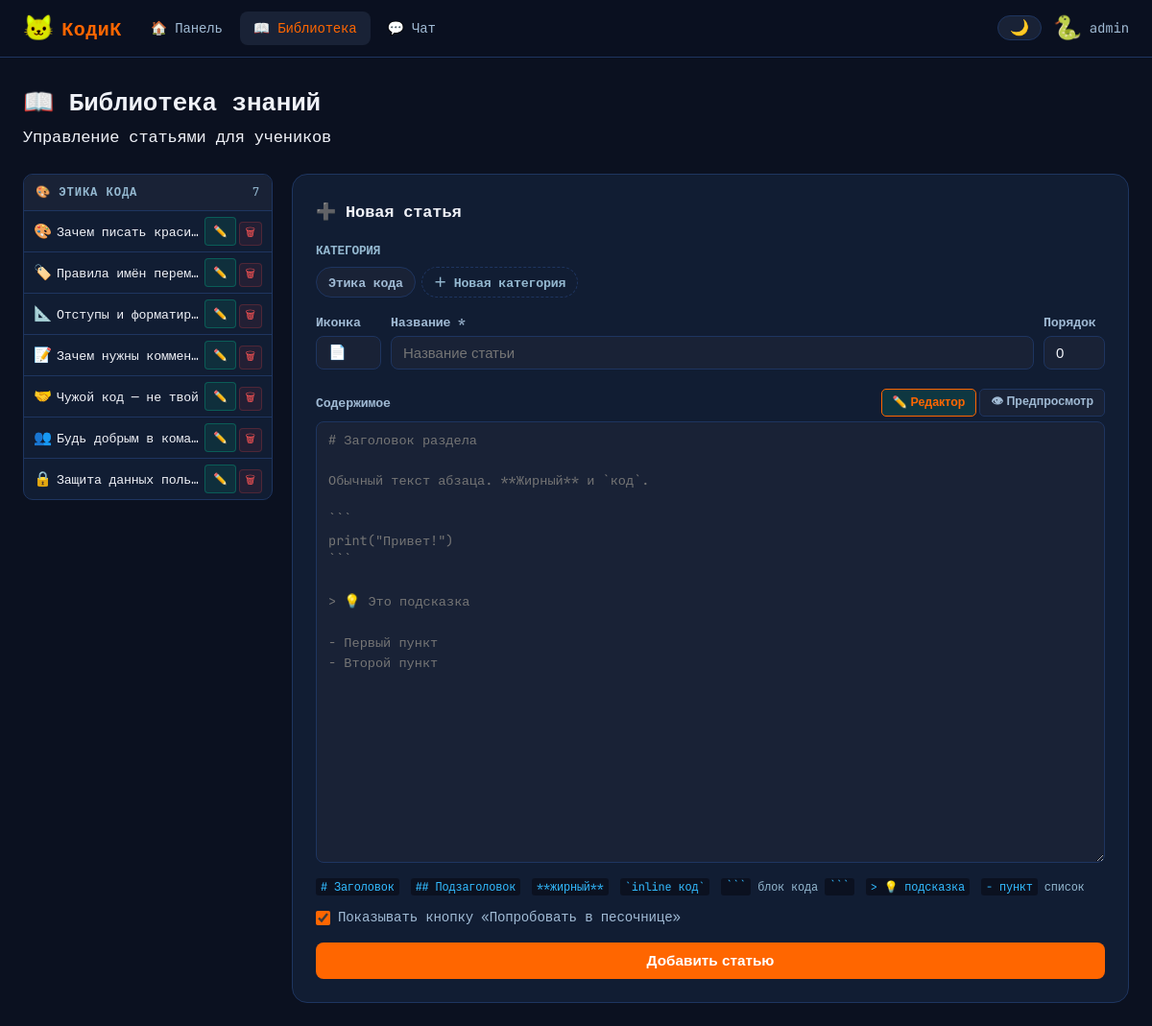
Page /admin/library (signed in) on the committed database.
### models.py (models this page shows, shortened)
class User(UserMixin, db.Model):
    id = db.Column(db.Integer, primary_key=True)
    username = db.Column(db.String(80), unique=True, nullable=False)
    email = db.Column(db.String(120), unique=True, nullable=False)
    password_hash = db.Column(db.String(255), nullable=False)
    role = db.Column(db.String(20), nullable=False)  # admin, teacher, student, parent
    xp = db.Column(db.Integer, default=0)
    total_xp = db.Column(db.Integer, default=0)
    level = db.Column(db.Integer, default=1)
    avatar_emoji = db.Column(db.String(10), default='🐱')
    difficulty = db.Column(db.String(10), default='easy')
    created_at = db.Column(db.DateTime, default=datetime.utcnow)
    parent_id = db.Column(db.Integer, db.ForeignKey('user.id'), nullable=True)
    streak = db.Column(db.Integer, default=0)
    last_activity_date = db.Column(db.Date, nullable=True)
    last_login_bonus_date = db.Column(db.Date, nullable=True)
    sent_messages = db.relationship('Message', foreign_keys='Message.sender_id', backref='sender', lazy=True)
    received_messages = db.relationship('Message', foreign_keys='Message.receiver_id', backref='receiver', lazy=True)
    user_progress = db.relationship('UserProgress', backref='user', lazy=True)
    user_achievements = db.relationship('UserAchievement', backref='user', lazy=True)
    user_avatars = db.relationship('UserAvatar', backref='user', lazy=True)
    submissions = db.relationship('Submission', foreign_keys='Submission.student_id', backref='student', lazy=True)

class LibraryArticle(db.Model):
    id = db.Column(db.Integer, primary_key=True)
    title = db.Column(db.String(200), nullable=False)
    content = db.Column(db.Text, default='')
    icon = db.Column(db.String(10), default='📄')
    category = db.Column(db.String(100), default='Общее')
    order = db.Column(db.Integer, default=0)
    has_sandbox = db.Column(db.Boolean, default=True)
    created_at = db.Column(db.DateTime, default=datetime.utcnow)

### app.py (the view)
@app.route('/admin/library')
@login_required
@role_required('admin')
def admin_library():
    articles = LibraryArticle.query.order_by(LibraryArticle.category, LibraryArticle.order).all()
    categories = {}
    for a in articles:
        categories.setdefault(a.category, []).append(a)
    return render_template('admin/library.html', articles=articles, categories=categories)

### app.py (called while the page is built, shortened)
@app.before_request
def check_daily_login_bonus():
    if not current_user.is_authenticated or current_user.role != 'student':
        return
    if request.path.startswith('/api/'):
        return
    bonus = _grant_daily_login_bonus(current_user)
    if bonus:
        flash(f'Бонус за ежедневный вход: +{bonus} XP!', 'success')

@app.context_processor
def inject_nav_counts():
    counts = {'nav_unread_msgs': 0, 'nav_pending_assignments': 0,
              'nav_rank_icon': '', 'nav_rank_label': ''}
    if current_user.is_authenticated:
        counts['nav_unread_msgs'] = Message.query.filter_by(
            receiver_id=current_user.id, read=False).count()
    return counts

@login_manager.user_loader
def load_user(user_id):
    return User.query.get(int(user_id))

def role_required(*roles):
    def decorator(f):
        @wraps(f)
        def decorated(*args, **kwargs):
            if not current_user.is_authenticated or current_user.role not in roles:
                flash('Доступ запрещён', 'danger')
                return redirect(url_for('dashboard'))
            return f(*args, **kwargs)
        return decorated
    return decorator

### templates/admin/library.html (shortened to what this page needs)
{% extends 'base.html' %}
{% block content %}
<div class="page-admin">
  <div class="page-header">
    <h1>📖 Библиотека знаний</h1>
    <p>Управление статьями для учеников</p>
  </div>
  <div class="lib-admin-layout">
    <div class="lib-articles-panel">
      {% if categories %}
        {% for cat_name, cat_articles in categories.items() %}
        <div class="lib-cat-block">
          <div class="lib-cat-title">
            {{ cat_articles[0].icon if cat_articles else '📚' }}
            {{ cat_name }}
            <span style="margin-left:auto;font-weight:400;">{{ cat_articles|length }}</span>
          </div>
          {% for article in cat_articles %}
          <div class="lib-article-row">
            <div class="lib-article-row-icon">{{ article.icon }}</div>
            <div class="lib-article-row-title" title="{{ article.title }}">{{ article.title }}</div>
            <div class="lib-article-row-actions">
              <button class="lib-btn-edit" onclick="startEdit({{ article.id }})">✏️</button>
              <form method="POST" action="{{ url_for('admin_library_delete', article_id=article.id) }}"
                    onsubmit="return confirm('Удалить «{{ article.title }}»?');" style="margin:0;">
                <button type="submit" class="lib-btn-del">🗑</button>
              </form>
            </div>
          </div>
          {% endfor %}
        </div>
        {% endfor %}
      {% else %}
        <div class="lib-cat-block">
          <div class="empty-lib">Статей пока нет.</div>
        </div>
      {% endif %}
    </div>
    <div class="lib-form-card">
      <h3 id="formTitle">➕ Новая статья</h3>
      <div style="margin: 10px 0 4px;">
        <span style="font-size:.75rem;color:var(--text-muted);font-weight:600;">КАТЕГОРИЯ</span>
      </div>
      <div class="lib-cat-chips" id="catChips">
        {% for cat in categories.keys() %}
        <span class="lib-cat-chip" onclick="pickCategory('{{ cat }}')">{{ cat }}</span>
        {% endfor %}
        <span class="lib-cat-new-chip" onclick="showNewCat()">＋ Новая категория</span>
      </div>
      <form method="POST" id="articleForm" action="{{ url_for('admin_library_add') }}">
        <div class="lib-top-row">
          <div class="lib-field">
            <label>Иконка</label>
            <input name="icon" id="f_icon" value="📄" maxlength="5">
          </div>
          <div class="lib-field">
            <label>Название *</label>
            <input name="title" id="f_title" required placeholder="Название статьи">
          </div>
          <div class="lib-field">
            <label>Порядок</label>
            <input name="order" id="f_order" type="number" value="0">
          </div>
        </div>
        <div class="lib-field">
          <div class="lib-editor-header">
            <label style="margin-bottom:0;">Содержимое</label>
            <div class="lib-editor-tabs">
              <button type="button" class="lib-tab active" id="tabWrite" onclick="setTab('write')">✏️ Редактор</button>
              <button type="button" class="lib-tab" id="tabPreview" onclick="setTab('preview')">👁 Предпросмотр</button>
            </div>
          </div>
          <textarea id="f_source"></textarea>
          <div class="lib-syntax-hint">
            <span><code># Заголовок</code></span>
            <span><code>## Подзаголовок</code></span>
            <span><code>**жирный**</code></span>
            <span><code>`inline код`</code></span>
            <span><code>```</code> блок кода <code>```</code></span>
            <span><code>> 💡 подсказка</code></span>
            <span><code>- пункт</code> список</span>
          </div>
        </div>
        <div class="lib-sandbox-row">
          <input type="checkbox" name="has_sandbox" id="f_sandbox" checked>
          <label for="f_sandbox">Показывать кнопку «Попробовать в песочнице»</label>
        </div>
        <div class="lib-actions">
          <button type="submit" class="lib-btn-submit" id="formSubmitBtn">Добавить статью</button>
        </div>
      </form>
    </div>
  </div>
</div>
{% endblock %}

### templates/base.html (shortened to what this page needs)
<!DOCTYPE html>
<html lang="ru">
<head>
  <link rel="stylesheet" href="{{ url_for('static', filename='css/main.css') }}">
</head>
<body class="role-{{ current_user.role if current_user.is_authenticated else 'guest' }}" id="mainBody">
{% if current_user.is_authenticated %}
<nav class="navbar">
  <a class="nav-brand" href="{{ url_for('student_dashboard') if current_user.role == 'student' else url_for('teacher_dashboard') if current_user.role == 'teacher' else url_for('admin_dashboard') }}" style="text-decoration:none;">
    <span class="brand-icon">🐱</span>
    <span class="brand-name">КодиК</span>
  </a>
  <div class="nav-links">
    {% if current_user.role == 'student' %}
      <a href="{{ url_for('student_dashboard') }}" class="nav-link {% if request.endpoint == 'student_dashboard' %}active{% endif %}">🏠 Главная</a>
      <a href="{{ url_for('student_levelmap') }}" class="nav-link {% if request.endpoint == 'student_levelmap' %}active{% endif %}">🗺️ Карта</a>
      <a href="{{ url_for('student_library') }}" class="nav-link {% if request.endpoint == 'student_library' %}active{% endif %}">📖 Библиотека</a>
      <a href="{{ url_for('student_assignments') }}" class="nav-link {% if request.endpoint == 'student_assignments' %}active{% endif %}">
        📝 Задания{% if nav_pending_assignments > 0 %}<span class="nav-badge">{{ nav_pending_assignments }}</span>{% endif %}
      </a>
      <a href="{{ url_for('student_chat') }}" class="nav-link {% if request.endpoint == 'student_chat' %}active{% endif %}">
        💬 Чат{% if nav_unread_msgs > 0 %}<span class="nav-badge">{{ nav_unread_msgs }}</span>{% endif %}
      </a>
      <a href="{{ url_for('student_sandbox') }}" class="nav-link {% if request.endpoint == 'student_sandbox' %}active{% endif %}">🧪 Песочница</a>
      <a href="{{ url_for('student_battlepass') }}" class="nav-link {% if request.endpoint == 'student_battlepass' %}active{% endif %}">🏆 Ранги</a>
      <a href="{{ url_for('student_shop') }}" class="nav-link {% if request.endpoint == 'student_shop' %}active{% endif %}">🛒 Магазин</a>
    {% elif current_user.role == 'admin' %}
      <a href="{{ url_for('admin_dashboard') }}" class="nav-link {% if request.endpoint == 'admin_dashboard' %}active{% endif %}">🏠 Панель</a>
      <a href="{{ url_for('admin_library') }}" class="nav-link {% if request.endpoint == 'admin_library' %}active{% endif %}">📖 Библиотека</a>
      <a href="{{ url_for('admin_chat') }}" class="nav-link {% if request.endpoint == 'admin_chat' %}active{% endif %}">💬 Чат{% if nav_unread_msgs > 0 %}<span class="nav-badge">{{ nav_unread_msgs }}</span>{% endif %}</a>
    {% endif %}
  </div>
  <div class="nav-user">
    <button class="theme-toggle" onclick="toggleTheme()" title="Сменить тему" id="themeBtn">🌙</button>
    <div class="user-menu">
      <span class="user-avatar">{{ current_user.avatar_emoji }}</span>
      <span class="user-name">{{ current_user.username }}</span>
    </div>
  </div>
</nav>
{% endif %}
<main class="main-content">
  {% block content %}{% endblock %}
</main>
</body>
</html>

### static/css/main.css (style rules this page uses)
*, *::before, *::after { box-sizing: border-box; margin: 0; padding: 0; }
:root { --bg-base: #0B1120; --bg-card: #111D33; --bg-elevated: #192236; --border: #1E3560; --text-primary: #F0F2F8; --text-secondary:#A0BAD4; --text-muted: #94B8D0; --accent-green: #FF6600; --accent-blue: #33BBFF; --accent-purple: #BC8CFF; --accent-orange: #FFD700; --accent-red: #FF4757; --accent-yellow: #FFC107; --student-color: #FF6600; --teacher-color: #33BBFF; --admin-color: #BC8CFF; --parent-color: #FF69B4; --radius-sm: 8px; --radius-md: 12px; --radius-lg: 20px; --radius-xl: 28px; --shadow: 0 4px 24px rgba(0,0,0,.5); --shadow-glow-green: 0 0 24px rgba(255,102,0,.4); --shadow-glow-blue: 0 0 20px rgba(51,187,255,.3); --font: 'JetBrains Mono', 'Fira Code', 'Consolas', monospace; }
html { font-size: 17px; }
body { background: var(--bg-base); color: var(--text-primary); font-family: var(--font); line-height: 1.7; letter-spacing: -0.01em; min-height: 100vh; }
a { color: var(--accent-blue); text-decoration: none; }
.navbar { display: flex; align-items: center; gap: 16px; padding: 0 24px; height: 60px; background: rgba(11,17,32,.97); border-bottom: 1px solid var(--border); position: sticky; top: 0; z-index: 100; backdrop-filter: blur(12px); transition: background .25s, border-color .25s; }
.nav-brand { display: flex; align-items: center; gap: 8px; }
.brand-icon { font-size: 26px; filter: sepia(1) saturate(5) hue-rotate(10deg); }
.brand-name { font-size: 20px; font-weight: 800; color: var(--accent-green); letter-spacing: .5px; }
.theme-toggle { background: var(--bg-elevated); border: 1px solid var(--border); border-radius: 20px; padding: 4px 12px; cursor: pointer; font-size: 16px; color: var(--text-secondary); transition: all .2s; display: inline-flex; align-items: center; justify-content: center; line-height: 1; }
.nav-links { display: flex; gap: 4px; flex: 1; }
.nav-link { display: inline-flex; align-items: center; gap: 5px; padding: 6px 14px; border-radius: var(--radius-sm); color: var(--text-secondary); font-size: 14px; transition: all .2s; }
.nav-link.active { background: var(--bg-elevated); color: var(--accent-green); }
.nav-user { display: flex; align-items: center; gap: 12px; margin-left: auto; flex-shrink: 0; }
.user-menu { position: relative; cursor: pointer; display: flex; align-items: center; gap: 8px; }
.user-avatar { font-size: 24px; }
.user-name { font-size: 14px; color: var(--text-secondary); }
.main-content { padding: 24px; max-width: 1400px; margin: 0 auto; }
.page-header { margin-bottom: 24px; }
.page-header h1 { font-size: 28px; font-weight: 800; }
.page-header h1 { font-size: 26px; font-weight: 700; }

### rows in the picture
User: avatar_emoji "🐍", username "admin"
LibraryArticle: icon "🎨", category "ЭТИКА КОДА", cat_articles "7", title "Зачем писать краси…", category "Этика кода"
LibraryArticle: icon "🏷️", title "Правила имён перем…"
LibraryArticle: icon "📐", title "Отступы и форматир…"
LibraryArticle: icon "📝", title "Зачем нужны коммен…"
LibraryArticle: icon "🤝", title "Чужой код — не твой"
LibraryArticle: icon "👥", title "Будь добрым в кома…"
LibraryArticle: icon "🔒", title "Защита данных поль…"
